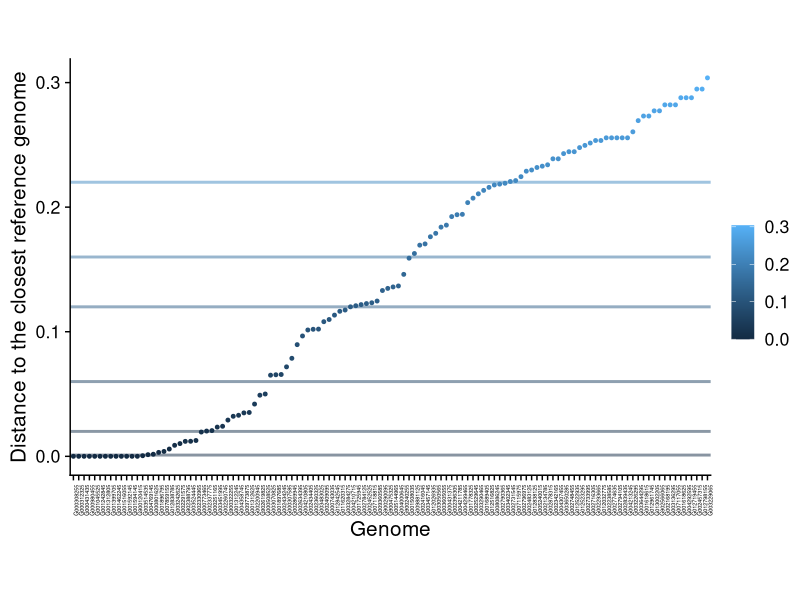

Generate this figure with R: (Note: this script raises an error after producing the figure.)
require(ggplot2)
require(readr)
require(cowplot)
require(dplyr)
require(ggthemes)

d2c <- read_tsv("../misc/dist-bacteria-to-closest.txt", col_names = FALSE)
d2c <- d2c %>%
  rowwise() %>%
  mutate(name = substr(X1, start = 1, stop = 10))
d2c <- d2c %>%
  arrange(X3) %>%
  mutate(name = factor(name, levels = name))

bb <- data.frame(X3 = c(0.001, 0.02, 0.06, 0.12, 0.16, 0.22))

ggplot(d2c, aes(x = name, y = X3, color = X3)) +
  geom_point(size = 1) +
  geom_hline(aes(yintercept = X3, color = X3), bb, linewidth = 1, alpha = 0.5) +
  theme_cowplot(font_size = 15) +
  labs(y = "Distance to the closest reference genome", x = "Genome", color = "") +
  theme(axis.text.x = element_text(angle = 90, size = 4), aspect.ratio = 0.65)
  # theme(axis.text.x = element_blank(), aspect.ratio=0.65)
ggsave2("../figures/novelty_bins-wlabels.pdf")